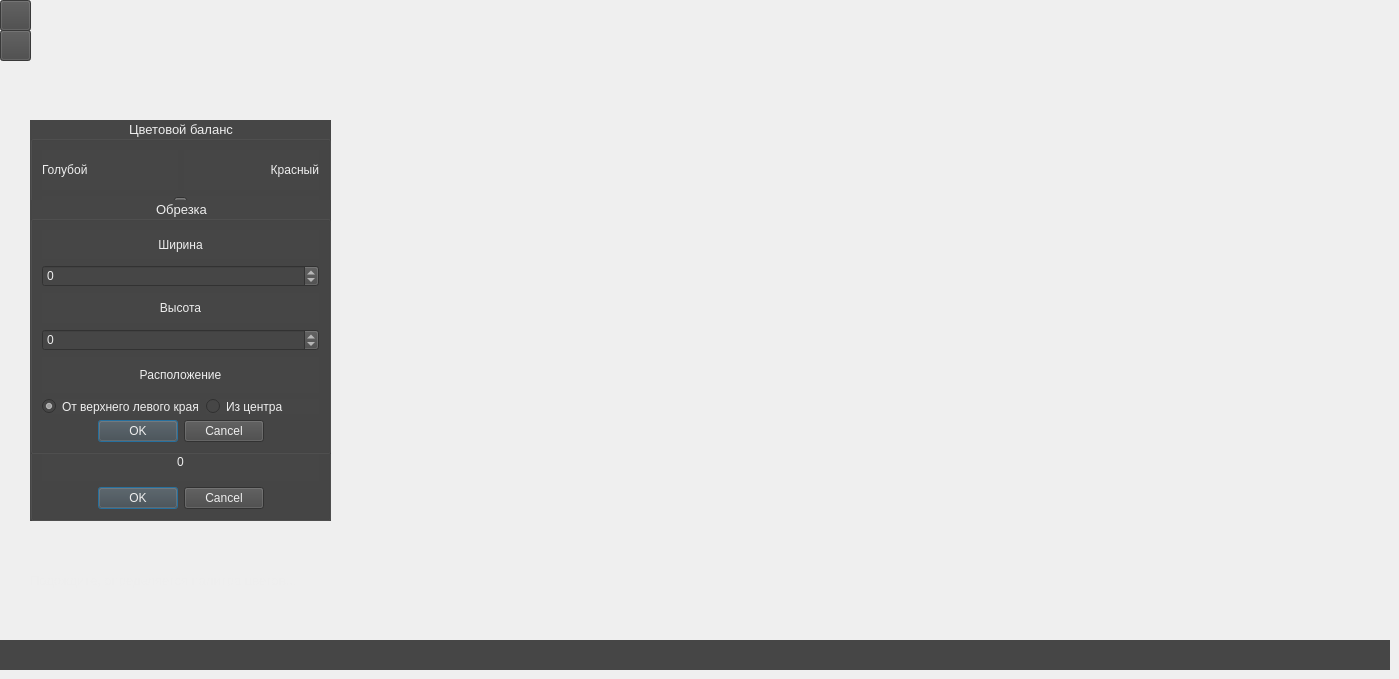
  <widget class="QWidget" name="centralwidget">
   <property name="styleSheet">
    <string notr="true">background-color: 4d4d4d;</string>
   </property>
   <widget class="QLabel" name="proImage">
    <property name="geometry">
     <rect>
      <x>390</x>
      <y>20</y>
      <width>880</width>
      <height>600</height>
     </rect>
    </property>
    <property name="frameShape">
     <enum>QFrame::NoFrame</enum>
    </property>
    <property name="text">
     <string/>
    </property>
   </widget>
   <widget class="QPushButton" name="resetButton">
    <property name="enabled">
     <bool>false</bool>
    </property>
    <property name="geometry">
     <rect>
      <x>0</x>
      <y>0</y>
      <width>31</width>
      <height>31</height>
     </rect>
    </property>
    <property name="styleSheet">
     <string notr="true">background-color: rgb(70, 70, 70);
selection-background-color: rgb(48, 48, 48);
border-color: transparent;
gridline-color: transparent;
border-box: 0 0 0px transparent;</string>
    </property>
    <property name="text">
     <string/>
    </property>
    <property name="icon">
     <iconset resource="recources.qrc">
      <normaloff>:/resources/refresh.png</normaloff>:/resources/refresh.png</iconset>
    </property>
    <property name="iconSize">
     <size>
      <width>30</width>
      <height>30</height>
     </size>
    </property>
   </widget>
   <widget class="QGroupBox" name="groupBoxContrast">
    <property name="enabled">
     <bool>true</bool>
    </property>
    <property name="geometry">
     <rect>
      <x>30</x>
      <y>270</y>
      <width>301</width>
      <height>131</height>
     </rect>
    </property>
    <property name="font">
     <font>
      <family>Arial</family>
      <pointsize>10</pointsize>
     </font>
    </property>
    <property name="whatsThis">
     <string/>
    </property>
    <property name="autoFillBackground">
     <bool>false</bool>
    </property>
    <property name="styleSheet">
     <string notr="true">background-color: rgb(70, 70, 70);
color: rgb(238, 238, 238);
border-color: rgb(0, 0, 0);
gridline-color: rgb(70, 70, 70);</string>
    </property>
    <property name="title">
     <string>Контраст</string>
    </property>
    <property name="alignment">
     <set>Qt::AlignCenter</set>
    </property>
    <property name="checkable">
     <bool>false</bool>
    </property>
    <layout class="QHBoxLayout" name="horizontalLayout">
     <item>
      <layout class="QVBoxLayout" name="verticalLayoutContrast">
       <item>
        <widget class="QSlider" name="contrastSlider">
         <property name="minimum">
          <number>-100</number>
         </property>
         <property name="maximum">
          <number>100</number>
         </property>
         <property name="value">
          <number>0</number>
         </property>
         <property name="orientation">
          <enum>Qt::Horizontal</enum>
         </property>
         <property name="invertedAppearance">
          <bool>false</bool>
         </property>
         <property name="invertedControls">
          <bool>false</bool>
         </property>
         <property name="tickPosition">
          <enum>QSlider::NoTicks</enum>
         </property>
         <property name="tickInterval">
          <number>0</number>
         </property>
        </widget>
       </item>
       <item>
        <widget class="QLabel" name="valueContrast">
         <property name="text">
          <string>0</string>
         </property>
         <property name="alignment">
          <set>Qt::AlignCenter</set>
         </property>
        </widget>
       </item>
       <item>
        <widget class="QDialogButtonBox" name="buttonContrastBox">
         <property name="styleSheet">
          <string notr="true">color: rgb(238, 238, 238)</string>
         </property>
         <property name="standardButtons">
          <set>QDialogButtonBox::Cancel|QDialogButtonBox::Ok</set>
         </property>
         <property name="centerButtons">
          <bool>true</bool>
         </property>
        </widget>
       </item>
      </layout>
     </item>
    </layout>
   </widget>
   <widget class="QGroupBox" name="groupBoxBrightness">
    <property name="enabled">
     <bool>true</bool>
    </property>
    <property name="geometry">
     <rect>
      <x>30</x>
      <y>270</y>
      <width>301</width>
      <height>131</height>
     </rect>
    </property>
    <property name="font">
     <font>
      <family>Arial</family>
      <pointsize>10</pointsize>
     </font>
    </property>
    <property name="whatsThis">
     <string/>
    </property>
    <property name="autoFillBackground">
     <bool>false</bool>
    </property>
    <property name="styleSheet">
     <string notr="true">background-color: rgb(70, 70, 70);
color: rgb(238, 238, 238);
border-color: rgb(0, 0, 0);
gridline-color: rgb(70, 70, 70);</string>
    </property>
    <property name="title">
     <string>Яркость</string>
    </property>
    <property name="alignment">
     <set>Qt::AlignCenter</set>
    </property>
    <property name="checkable">
     <bool>false</bool>
    </property>
    <layout class="QHBoxLayout" name="horizontalLayout_2">
     <item>
      <layout class="QVBoxLayout" name="verticalLayoutBrightness">
       <item>
        <widget class="QSlider" name="brightnessSlider">
         <property name="minimum">
          <number>-100</number>
         </property>
         <property name="maximum">
          <number>100</number>
         </property>
         <property name="value">
          <number>0</number>
         </property>
         <property name="orientation">
          <enum>Qt::Horizontal</enum>
         </property>
         <property name="invertedAppearance">
          <bool>false</bool>
         </property>
         <property name="invertedControls">
          <bool>false</bool>
         </property>
         <property name="tickPosition">
          <enum>QSlider::NoTicks</enum>
         </property>
         <property name="tickInterval">
          <number>0</number>
         </property>
        </widget>
       </item>
       <item>
        <widget class="QLabel" name="valueBrightness">
         <property name="text">
          <string>0</string>
         </property>
         <property name="alignment">
          <set>Qt::AlignCenter</set>
         </property>
        </widget>
       </item>
       <item>
        <widget class="QDialogButtonBox" name="buttonBrightnessBox">
         <property name="styleSheet">
          <string notr="true">color: rgb(238, 238, 238)</string>
         </property>
         <property name="standardButtons">
          <set>QDialogButtonBox::Cancel|QDialogButtonBox::Ok</set>
         </property>
         <property name="centerButtons">
          <bool>true</bool>
         </property>
        </widget>
       </item>
      </layout>
     </item>
    </layout>
   </widget>
   <widget class="QGroupBox" name="groupBoxSaturation">
    <property name="enabled">
     <bool>true</bool>
    </property>
    <property name="geometry">
     <rect>
      <x>30</x>
      <y>270</y>
      <width>301</width>
      <height>131</height>
     </rect>
    </property>
    <property name="font">
     <font>
      <family>Arial</family>
      <pointsize>10</pointsize>
     </font>
    </property>
    <property name="whatsThis">
     <string/>
    </property>
    <property name="autoFillBackground">
     <bool>false</bool>
    </property>
    <property name="styleSheet">
     <string notr="true">background-color: rgb(70, 70, 70);
color: rgb(238, 238, 238);
border-color: rgb(0, 0, 0);
gridline-color: rgb(70, 70, 70);</string>
    </property>
    <property name="title">
     <string>Насыщенность</string>
    </property>
    <property name="alignment">
     <set>Qt::AlignCenter</set>
    </property>
    <property name="checkable">
     <bool>false</bool>
    </property>
    <layout class="QHBoxLayout" name="horizontalLayout_3">
     <item>
      <layout class="QVBoxLayout" name="verticalLayoutSaturation">
       <item>
        <widget class="QSlider" name="saturationSlider">
         <property name="minimum">
          <number>-100</number>
         </property>
         <property name="maximum">
          <number>100</number>
         </property>
         <property name="value">
          <number>0</number>
         </property>
         <property name="sliderPosition">
          <number>0</number>
         </property>
         <property name="orientation">
          <enum>Qt::Horizontal</enum>
         </property>
         <property name="invertedAppearance">
          <bool>false</bool>
         </property>
         <property name="invertedControls">
          <bool>false</bool>
         </property>
         <property name="tickPosition">
          <enum>QSlider::NoTicks</enum>
         </property>
         <property name="tickInterval">
          <number>0</number>
         </property>
        </widget>
       </item>
       <item>
        <widget class="QLabel" name="valueSaturation">
         <property name="text">
          <string>0</string>
         </property>
         <property name="alignment">
          <set>Qt::AlignCenter</set>
         </property>
        </widget>
       </item>
       <item>
        <widget class="QDialogButtonBox" name="buttonSaturationBox">
         <property name="styleSheet">
          <string notr="true">color: rgb(238, 238, 238)</string>
         </property>
         <property name="standardButtons">
          <set>QDialogButtonBox::Cancel|QDialogButtonBox::Ok</set>
         </property>
         <property name="centerButtons">
          <bool>true</bool>
         </property>
        </widget>
       </item>
      </layout>
     </item>
    </layout>
   </widget>
   <widget class="QGroupBox" name="groupBoxRgb">
    <property name="enabled">
     <bool>true</bool>
    </property>
    <property name="geometry">
     <rect>
      <x>30</x>
      <y>120</y>
      <width>301</width>
      <height>401</height>
     </rect>
    </property>
    <property name="font">
     <font>
      <family>Arial</family>
      <pointsize>10</pointsize>
     </font>
    </property>
    <property name="whatsThis">
     <string/>
    </property>
    <property name="autoFillBackground">
     <bool>false</bool>
    </property>
    <property name="styleSheet">
     <string notr="true">background-color: rgb(70, 70, 70);
color: rgb(238, 238, 238);
border-color: rgb(0, 0, 0);
gridline-color: rgb(70, 70, 70);
border-box: 0 0 2px #eeeeee;</string>
    </property>
    <property name="title">
     <string>Цветовой баланс</string>
    </property>
    <property name="alignment">
     <set>Qt::AlignCenter</set>
    </property>
    <property name="checkable">
     <bool>false</bool>
    </property>
    <layout class="QVBoxLayout" name="verticalLayout_2">
     <item>
      <layout class="QVBoxLayout" name="verticalLayout">
       <item>
        <layout class="QVBoxLayout" name="redLayout">
         <item>
          <layout class="QHBoxLayout" name="horizontalLayoutRed">
           <item>
            <widget class="QLabel" name="labelBlue">
             <property name="text">
              <string>Голубой</string>
             </property>
            </widget>
           </item>
           <item>
            <widget class="QLabel" name="labelRed">
             <property name="text">
              <string>Красный</string>
             </property>
             <property name="alignment">
              <set>Qt::AlignRight|Qt::AlignTrailing|Qt::AlignVCenter</set>
             </property>
            </widget>
           </item>
          </layout>
         </item>
         <item>
          <widget class="QSlider" name="redSlider">
           <property name="minimum">
            <number>-100</number>
           </property>
           <property name="maximum">
            <number>100</number>
           </property>
           <property name="value">
            <number>0</number>
           </property>
           <property name="orientation">
            <enum>Qt::Horizontal</enum>
           </property>
           <property name="invertedAppearance">
            <bool>false</bool>
           </property>
           <property name="invertedControls">
            <bool>false</bool>
           </property>
           <property name="tickPosition">
            <enum>QSlider::NoTicks</enum>
           </property>
           <property name="tickInterval">
            <number>0</number>
           </property>
          </widget>
         </item>
         <item>
          <widget class="QLabel" name="labelValueRed">
           <property name="text">
            <string>0</string>
           </property>
           <property name="alignment">
            <set>Qt::AlignCenter</set>
           </property>
          </widget>
         </item>
        </layout>
       </item>
       <item>
        <layout class="QVBoxLayout" name="greenLayout">
         <item>
          <layout class="QHBoxLayout" name="horizontalLayoutGreen">
           <item>
            <widget class="QLabel" name="labelPurple">
             <property name="text">
              <string>Пурпурный</string>
             </property>
            </widget>
           </item>
           <item>
            <widget class="QLabel" name="labelGreen">
             <property name="text">
              <string>Зелёный</string>
             </property>
             <property name="alignment">
              <set>Qt::AlignRight|Qt::AlignTrailing|Qt::AlignVCenter</set>
             </property>
            </widget>
           </item>
          </layout>
         </item>
         <item>
          <widget class="QSlider" name="greenSlider">
           <property name="minimum">
            <number>-100</number>
           </property>
           <property name="maximum">
            <number>100</number>
           </property>
           <property name="value">
            <number>0</number>
           </property>
           <property name="orientation">
            <enum>Qt::Horizontal</enum>
           </property>
           <property name="invertedAppearance">
            <bool>false</bool>
           </property>
           <property name="invertedControls">
            <bool>false</bool>
           </property>
           <property name="tickPosition">
            <enum>QSlider::NoTicks</enum>
           </property>
           <property name="tickInterval">
            <number>0</number>
           </property>
          </widget>
         </item>
         <item>
          <widget class="QLabel" name="labelValueGreen">
           <property name="text">
            <string>0</string>
           </property>
           <property name="alignment">
            <set>Qt::AlignCenter</set>
           </property>
          </widget>
         </item>
        </layout>
       </item>
       <item>
        <layout class="QVBoxLayout" name="blueLayout">
         <item>
          <layout class="QHBoxLayout" name="horizontalLayoutBlue">
           <item>
            <widget class="QLabel" name="labelYellow">
             <property name="text">
              <string>Жёлтый</string>
             </property>
            </widget>
           </item>
           <item>
            <widget class="QLabel" name="labelBlue_2">
             <property name="text">
              <string>Синий</string>
             </property>
             <property name="alignment">
              <set>Qt::AlignRight|Qt::AlignTrailing|Qt::AlignVCenter</set>
             </property>
            </widget>
           </item>
          </layout>
         </item>
         <item>
          <widget class="QSlider" name="blueSlider">
           <property name="minimum">
            <number>-100</number>
           </property>
           <property name="maximum">
            <number>100</number>
           </property>
           <property name="value">
            <number>0</number>
           </property>
           <property name="orientation">
            <enum>Qt::Horizontal</enum>
           </property>
           <property name="invertedAppearance">
            <bool>false</bool>
           </property>
           <property name="invertedControls">
            <bool>false</bool>
           </property>
           <property name="tickPosition">
            <enum>QSlider::NoTicks</enum>
           </property>
           <property name="tickInterval">
            <number>0</number>
           </property>
          </widget>
         </item>
         <item>
          <widget class="QLabel" name="labelValueBlue">
           <property name="text">
            <string>0</string>
           </property>
           <property name="alignment">
            <set>Qt::AlignCenter</set>
           </property>
          </widget>
         </item>
        </layout>
       </item>
       <item>
        <widget class="QDialogButtonBox" name="buttonRgbBox">
         <property name="styleSheet">
          <string notr="true">color: rgb(238, 238, 238)</string>
         </property>
         <property name="standardButtons">
          <set>QDialogButtonBox::Cancel|QDialogButtonBox::Ok</set>
         </property>
         <property name="centerButtons">
          <bool>true</bool>
         </property>
        </widget>
       </item>
      </layout>
     </item>
    </layout>
   </widget>
   <widget class="QLabel" name="labelSize">
    <property name="geometry">
     <rect>
      <x>0</x>
      <y>640</y>
      <width>1390</width>
      <height>30</height>
     </rect>
    </property>
    <property name="font">
     <font>
      <pointsize>10</pointsize>
     </font>
    </property>
    <property name="styleSheet">
     <string notr="true">color: rgb(238, 238, 238);
background-color: rgb(70, 70, 70);</string>
    </property>
    <property name="text">
     <string/>
    </property>
   </widget>
   <widget class="QPushButton" name="cropButton">
    <property name="enabled">
     <bool>false</bool>
    </property>
    <property name="geometry">
     <rect>
      <x>0</x>
      <y>30</y>
      <width>31</width>
      <height>31</height>
     </rect>
    </property>
    <property name="styleSheet">
     <string notr="true">background-color: rgb(70, 70, 70);
selection-background-color: rgb(48, 48, 48);
border-color: transparent;
gridline-color: transparent;
border-box: 0 0 0px transparent;</string>
    </property>
    <property name="text">
     <string/>
    </property>
    <property name="icon">
     <iconset resource="recources.qrc">
      <normaloff>:/resources/crop.png</normaloff>:/resources/crop.png</iconset>
    </property>
    <property name="iconSize">
     <size>
      <width>30</width>
      <height>30</height>
     </size>
    </property>
   </widget>
   <widget class="QGroupBox" name="groupBoxCrop">
    <property name="enabled">
     <bool>true</bool>
    </property>
    <property name="geometry">
     <rect>
      <x>30</x>
      <y>200</y>
      <width>301</width>
      <height>254</height>
     </rect>
    </property>
    <property name="font">
     <font>
      <family>Arial</family>
      <pointsize>10</pointsize>
     </font>
    </property>
    <property name="whatsThis">
     <string/>
    </property>
    <property name="autoFillBackground">
     <bool>false</bool>
    </property>
    <property name="styleSheet">
     <string notr="true">background-color: rgb(70, 70, 70);
color: rgb(238, 238, 238);
border-color: rgb(0, 0, 0);
gridline-color: rgb(70, 70, 70);</string>
    </property>
    <property name="title">
     <string>Обрезка</string>
    </property>
    <property name="alignment">
     <set>Qt::AlignCenter</set>
    </property>
    <property name="checkable">
     <bool>false</bool>
    </property>
    <layout class="QVBoxLayout" name="verticalLayout_8">
     <item>
      <layout class="QVBoxLayout" name="verticalLayout_7">
       <item>
        <layout class="QVBoxLayout" name="verticalLayout_6">
         <item>
          <layout class="QVBoxLayout" name="verticalLayout_3">
           <item>
            <widget class="QLabel" name="labelWidth">
             <property name="text">
              <string>Ширина</string>
             </property>
             <property name="alignment">
              <set>Qt::AlignCenter</set>
             </property>
            </widget>
           </item>
           <item>
            <widget class="QSpinBox" name="widthBox">
             <property name="minimum">
              <number>-255</number>
             </property>
             <property name="maximum">
              <number>255</number>
             </property>
            </widget>
           </item>
          </layout>
         </item>
         <item>
          <layout class="QVBoxLayout" name="verticalLayout_4">
           <item>
            <widget class="QLabel" name="labelHeight">
             <property name="text">
              <string>Высота</string>
             </property>
             <property name="alignment">
              <set>Qt::AlignCenter</set>
             </property>
            </widget>
           </item>
           <item>
            <widget class="QSpinBox" name="heightBox">
             <property name="minimum">
              <number>-255</number>
             </property>
             <property name="maximum">
              <number>255</number>
             </property>
            </widget>
           </item>
          </layout>
         </item>
         <item>
          <layout class="QVBoxLayout" name="verticalLayout_5">
           <item>
            <widget class="QLabel" name="labelPlace">
             <property name="text">
              <string>Расположение</string>
             </property>
             <property name="alignment">
              <set>Qt::AlignCenter</set>
             </property>
            </widget>
           </item>
           <item>
            <layout class="QHBoxLayout" name="horizontalLayout_4">
             <item>
              <widget class="QRadioButton" name="radioButtonLeft">
               <property name="font">
                <font>
                 <pointsize>9</pointsize>
                </font>
               </property>
               <property name="text">
                <string>От верхнего левого края</string>
               </property>
               <property name="checked">
                <bool>true</bool>
               </property>
              </widget>
             </item>
             <item>
              <widget class="QRadioButton" name="radioButtonCenter">
               <property name="font">
                <font>
                 <pointsize>9</pointsize>
                </font>
               </property>
               <property name="text">
                <string>Из центра</string>
               </property>
              </widget>
             </item>
            </layout>
           </item>
          </layout>
         </item>
        </layout>
       </item>
       <item>
        <widget class="QDialogButtonBox" name="buttonCropBox">
         <property name="styleSheet">
          <string notr="true">color: rgb(238, 238, 238)</string>
         </property>
         <property name="standardButtons">
          <set>QDialogButtonBox::Cancel|QDialogButtonBox::Ok</set>
         </property>
         <property name="centerButtons">
          <bool>true</bool>
         </property>
        </widget>
       </item>
      </layout>
     </item>
    </layout>
   </widget>
   <widget class="QLabel" name="label_1">
    <property name="geometry">
     <rect>
      <x>30</x>
      <y>560</y>
      <width>40</width>
      <height>40</height>
     </rect>
    </property>
    <property name="styleSheet">
     <string notr="true"/>
    </property>
    <property name="text">
     <string/>
    </property>
   </widget>
   <widget class="QLabel" name="label_2">
    <property name="geometry">
     <rect>
      <x>70</x>
      <y>560</y>
      <width>40</width>
      <height>40</height>
     </rect>
    </property>
    <property name="text">
     <string/>
    </property>
   </widget>
   <widget class="QLabel" name="label_3">
    <property name="geometry">
     <rect>
      <x>110</x>
      <y>560</y>
      <width>40</width>
      <height>40</height>
     </rect>
    </property>
    <property name="text">
     <string/>
    </property>
   </widget>
   <widget class="QLabel" name="label_4">
    <property name="geometry">
     <rect>
      <x>150</x>
      <y>560</y>
      <width>40</width>
      <height>40</height>
     </rect>
    </property>
    <property name="text">
     <string/>
    </property>
   </widget>
   <widget class="QLabel" name="label_5">
    <property name="geometry">
     <rect>
      <x>190</x>
      <y>560</y>
      <width>40</width>
      <height>40</height>
     </rect>
    </property>
    <property name="text">
     <string/>
    </property>
   </widget>
   <widget class="QLabel" name="label_6">
    <property name="geometry">
     <rect>
      <x>230</x>
      <y>560</y>
      <width>40</width>
      <height>40</height>
     </rect>
    </property>
    <property name="text">
     <string/>
    </property>
   </widget>
   <widget class="QLabel" name="label_7">
    <property name="geometry">
     <rect>
      <x>270</x>
      <y>560</y>
      <width>40</width>
      <height>40</height>
     </rect>
    </property>
    <property name="text">
     <string/>
    </property>
   </widget>
   <widget class="QLabel" name="label">
    <property name="geometry">
     <rect>
      <x>30</x>
      <y>570</y>
      <width>351</width>
      <height>20</height>
     </rect>
    </property>
    <property name="font">
     <font>
      <pointsize>10</pointsize>
     </font>
    </property>
    <property name="styleSheet">
     <string notr="true">color: rgb(238, 238, 238);</string>
    </property>
    <property name="text">
     <string>Подождите, определяется палитра цветов...</string>
    </property>
   </widget>
  </widget>
